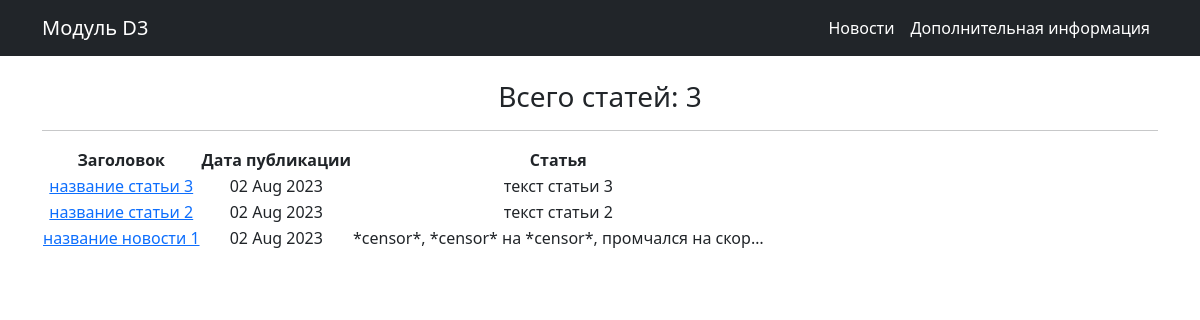
Page /news/ on the committed database.
### newapp/models.py (models this page shows, shortened)
class Post(models.Model):
    author = models.ForeignKey(Author, on_delete=models.CASCADE)
    NEWS = 'NW'
    ARTICLE = 'AR'
    CATEGORY_CHOICES = (
        (NEWS, 'Новость'),
        (ARTICLE, 'Статья')
    )
    categoryType = models.CharField(max_length=2, choices=CATEGORY_CHOICES, default=ARTICLE)
    dateCreation = models.DateTimeField(auto_now_add=True)
    postCategory = models.ManyToManyField(Category, through='PostCategory')
    title = models.CharField(max_length=128)
    text = models.TextField()
    rating = models.SmallIntegerField(default=0)

### newapp/views.py (the view)
# urls.py: path('', NewsList.as_view()), # т.к. сам по себе это класс, то нам надо представить этот класс в виде view.
class NewsList(ListView):
    model = Post  # указываем модель, объекты которой мы будем выводить
    template_name = 'news.html'  # указываем имя шаблона, в котором будет лежать HTML,
    context_object_name = 'news'  # это имя списка, в котором будут лежать все объекты,
    queryset = Post.objects.order_by('-dateCreation') # сортировка по дате публикации, сначала более новые

### newapp/templatetags/custom_filters.py (called while the page is built)
@register.filter(name='censor') # регистрируем наш фильтр под именем censor,
def censor(censor_text): # первый аргумент здесь — это то значение, к которому надо применить фильтр,
    for word in censor_words:
        censor_text = censor_text.lower().replace(word.lower(), '*censor*')  # переводим в строчные буквы, заменяем на *censor*
    return censor_text # возвращаемое функцией значение — это то значение, которое подставится к нам в шаблон

### templates/news.html (shortened to what this page needs)
{% extends 'flatpages/default.html' %}
{% load custom_filters %}
{% block content %}
<br>
    <h3> Всего статей: {{ news|length }} </h3>
    <hr>
    {% if news %}
        <table>
            <tr>
                <td><strong>Заголовок</strong></td>
                <td><strong>Дата публикации</strong></td>
                <td><strong>Статья</strong></td>
            </tr>
        {% for new in news %}
            <tr>
                <td><a href="{{ new.pk }}"> {{ new.title|censor }}</a> </td>
                <td> {{ new.dateCreation|date:'d M Y' }} </td>
                <td> {{ new.text|censor|truncatechars:50 }} </td>
            </tr>
        {% endfor %}
        </table>
    {% else %}
        <h2>Статей нет!</h2>
    {% endif %}
{% endblock content %}

### templates/flatpages/default.html (shortened to what this page needs)
{% load static %}
<!DOCTYPE html>
<html lang="en">
    <head>
        <link href="{% static 'css/styles.css' %}" rel="stylesheet" />
    </head>
    <body>
        <nav class="navbar navbar-expand-lg navbar-dark bg-dark">
            <div class="container">
                <a class="navbar-brand" href="/news/">Модуль D3</a>
                <div class="collapse navbar-collapse" id="navbarSupportedContent">
                    <ul class="navbar-nav ms-auto mb-2 mb-lg-0">
                        <li class="nav-item"><a class="nav-link active" aria-current="page" href="/news/">Новости</a></li>
                        <li class="nav-item"><a class="nav-link active" aria-current="page" href="/infa/">Дополнительная информация</a></li>
                    </ul>
                </div>
            </div>
        </nav>
        <div class="container">
                <div class="row">
                    <div class="col-lg-12 text-center">
                        {% block content %}{% endblock content %}
                    </div>
                </div>
        </div>
    </body>
</html>

### rows in the picture
Post: title|censor "название статьи 3", dateCreation "02 Aug 2023", text|censor "текст статьи 3"
Post: title|censor "название статьи 2", dateCreation "02 Aug 2023", text|censor "текст статьи 2"
Post: title|censor "название новости 1", dateCreation "02 Aug 2023", text|censor "*censor*, *censor* на *censor*, промчался на скор…"

### other values in the picture
{{ news|length }} "3"
